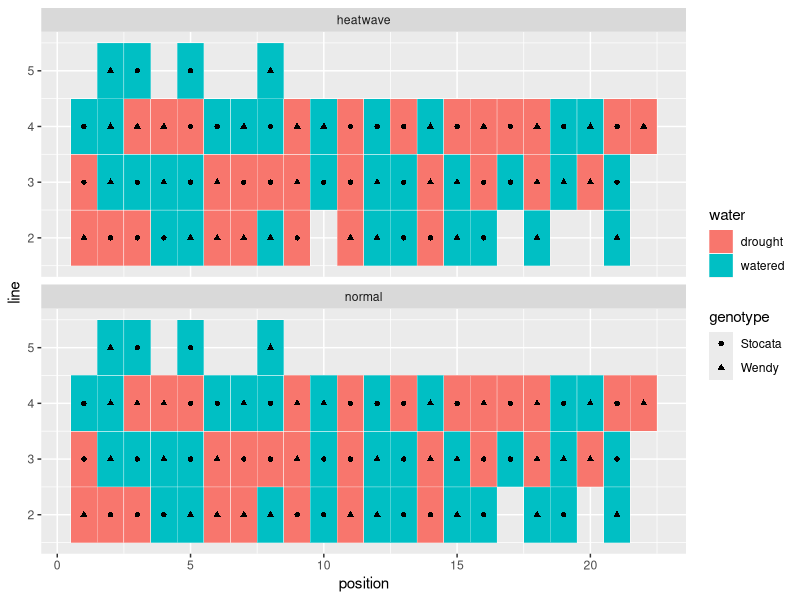
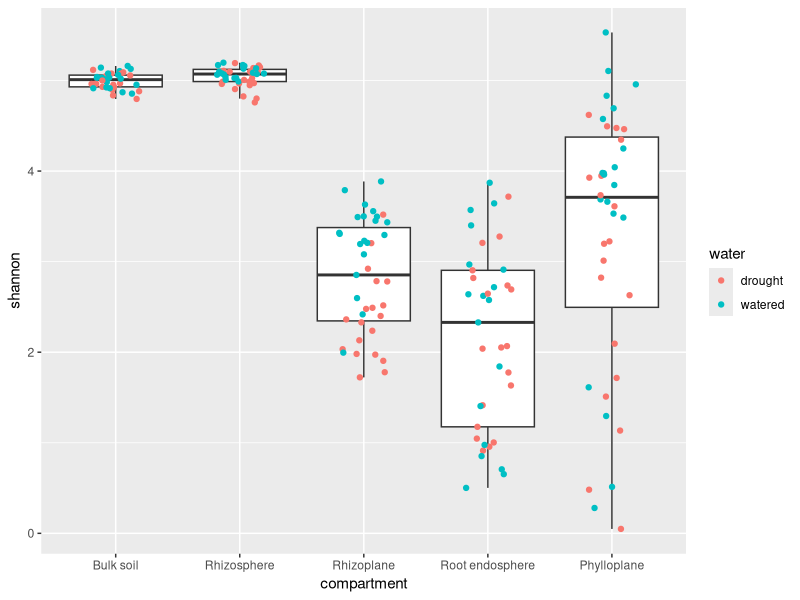
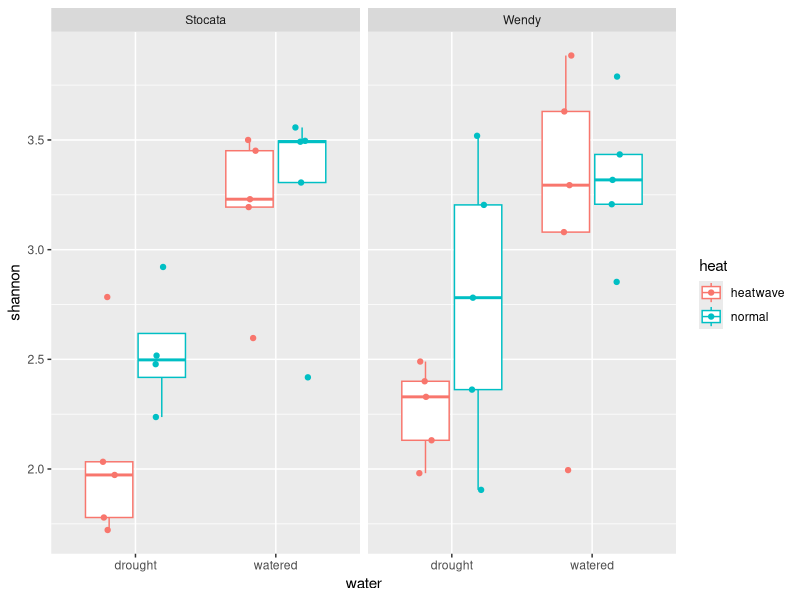
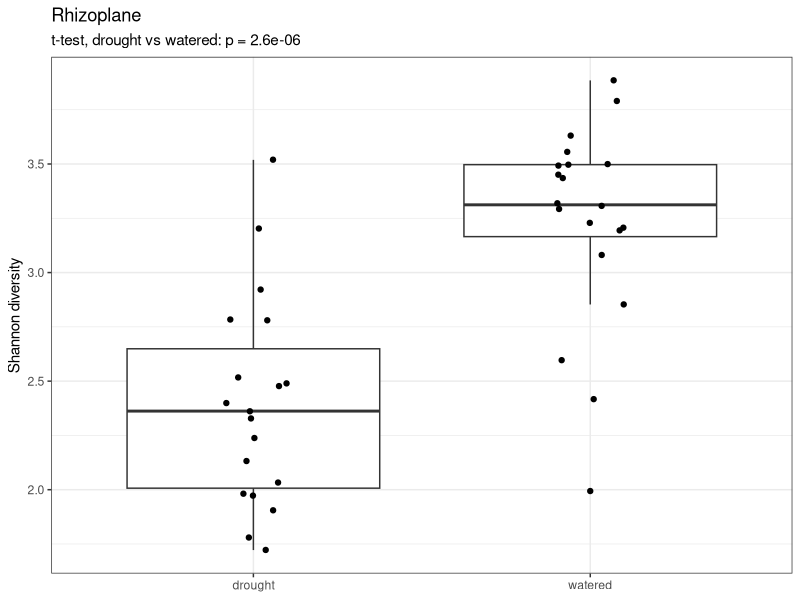

Here is the R script that generated these plots, in order:
## ---- chunk 1
#| label: setup
#| include: false
set.seed(2026)   # same jittered points at every render
library(tidyverse)
plants <- read_csv("data/04/soybean_plants.csv", show_col_types = FALSE)
alpha <- read_csv("data/04/soybean_alpha_diversity.csv", show_col_types = FALSE) %>%
  mutate(compartment = factor(compartment, levels = c("Bulk soil", "Rhizosphere",
                                                      "Rhizoplane", "Root endosphere",
                                                      "Phylloplane")))
## ---- chunk 2
#| label: fig-b2
#| echo: false
#| fig-width: 8
#| fig-height: 5
#| fig-cap: "Checkpoint B2: the map of the experiment, one tile per rhizotube."
ggplot(plants, aes(x = position, y = line)) +
  geom_tile(aes(fill = water), colour = "white") +
  geom_point(aes(shape = genotype)) +
  facet_wrap(~ heat, ncol = 1)
## ---- chunk 3
#| label: fig-c2
#| echo: false
#| fig-width: 8
#| fig-height: 4
#| fig-cap: "Checkpoint C2: Shannon diversity per compartment, one point per sample."
ggplot(alpha, aes(x = compartment, y = shannon)) +
  geom_boxplot(outlier.shape = NA) +
  geom_jitter(aes(colour = water), width = 0.2)
## ---- chunk 4
#| label: fig-c4
#| echo: false
#| fig-width: 8
#| fig-height: 4
#| fig-cap: "Checkpoint C4: rhizoplane Shannon diversity by water, heat and cultivar."
rhizoplane <- alpha %>% filter(compartment == "Rhizoplane")
ggplot(rhizoplane, aes(x = water, y = shannon, colour = heat)) +
  geom_boxplot(outlier.shape = NA) +
  geom_point(position = position_jitterdodge(jitter.width = 0.1)) +
  facet_wrap(~ genotype)
## ---- chunk 5
#| label: fig-d5
#| echo: false
#| fig-width: 5
#| fig-height: 4
#| fig-cap: "Checkpoint D5: the t-test p-value written on the plot."
p_water <- t.test(shannon ~ water, data = rhizoplane, var.equal = TRUE)$p.value
ggplot(rhizoplane, aes(x = water, y = shannon)) +
  geom_boxplot(outlier.shape = NA) +
  geom_jitter(width = 0.1) +
  labs(title = "Rhizoplane",
       subtitle = paste("t-test, drought vs watered: p =", signif(p_water, 2)),
       x = NULL, y = "Shannon diversity") +
  theme_bw()
